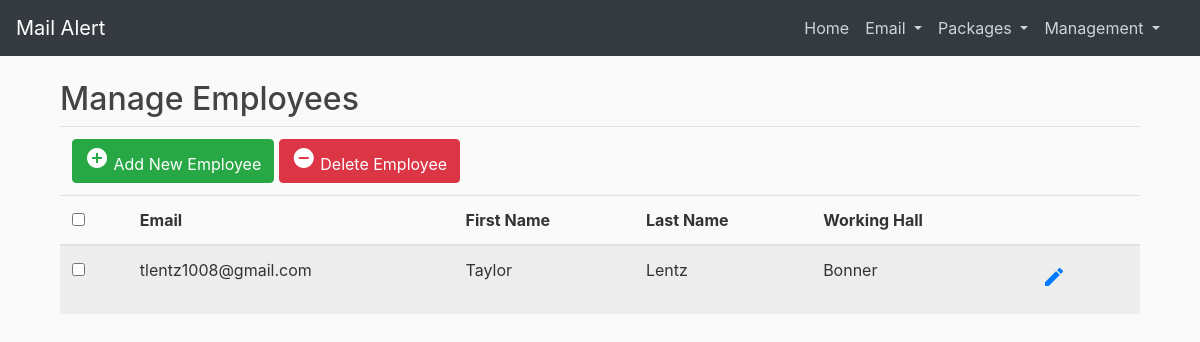
Page /management on the committed database.
### mailalert/models.py (models this page shows, shortened)
class Employee(db.Model, UserMixin):
    id = db.Column(db.Integer, primary_key=True)
    email = db.Column(db.String(120), unique=True, nullable=False)
    fname = db.Column(db.String(100), nullable=False)
    lname = db.Column(db.String(100), nullable=False)
    workinghall = db.Column(db.String(2), nullable=False)
    password = db.Column(db.String(60), nullable=False)

### mailalert/employees/routes.py (the view, shortened to what this page needs)
@employees.route("/management", methods=['GET', 'POST'])
def management():
    form = ManagementForm()
    employees = Employee.query.all()
    return render_template('management.html', title='Management', form=form, employees=employees)

### mailalert/employees/forms.py (shortened to what this page needs)
class ManagementForm(FlaskForm):
    email = StringField('Email ', validators=[DataRequired(), Email()])
    firstName = StringField('First Name', validators=[DataRequired()])
    lastName = StringField('Last Name', validators=[DataRequired()])
    hall = SelectField('Working Hall', choices=[('Dixon North', 'Dixon North'), ('Dixon South', 'Dixon South'), ('Village South', 'Village South'),
                                                ('University Place', 'University Place'), ('Bonner', 'Bonner'), ('Johnson', 'Johnson'),
                                                ('Schuylkill', 'Schuylkill'), ('Lehigh', 'Lehigh'), ('Beck', 'Beck'),
                                                ('Berks', 'Berks'), ('Deatrick', 'Deatrick'), ('Rothermel', 'Rothermel'), ('Honors', 'Honors')])
    submit = SubmitField('Submit')

### mailalert/templates/management.html (shortened to what this page needs)
{% extends "layout_with_navbar.html" %}
{%block content %}
<head>
</head>
<body>
	<div class="container">
		<form action="{{ url_for('employees.delete_employee') }}" method="POST">
			<div class="table-wrapper">
				<div class="table-title">
					<div class="row">
						<div class="col-sm-6">
							<h2>Manage Employees</h2>
						</div>
					</div>
				</div>
				<table class="table table-striped table-hover">
					<thead>
						<tr>
							<div class="btn-toolbar float-right">
								<td colspan="7">
									<a href="#addEmployeeModal" class="btn btn-success" data-toggle="modal"><i
											class="material-icons">&#xE147;</i> <span>Add New Employee</span></a>
									<a href="#deleteEmployeeModal" class="btn btn-danger" data-toggle="modal"><i
											class="material-icons">&#xE15C;</i> <span>Delete Employee</span></a>
								</td>
							</div>
						</tr>
						<tr>
							<th>
								<span class="custom-checkbox">
									<input type="checkbox" id="selectAll" />
								</span>
							</th>
							<th>Email</th>
							<th>First Name</th>
							<th>Last Name</th>
							<th>Working Hall</th>
							<th></th>
						</tr>
					</thead>
					{% for employee in employees %}
						<tr>
							<td><span class="custom-checkbox">
									<input type="checkbox" name="del_employees" value="{{ employee.id }}" />
								</span></td>
							<td>{{ employee.email }}</td>
							<td>{{ employee.fname }}</td>
							<td>{{ employee.lname }}</td>
							<td>{{ employee.workinghall }}</td>
							<td>
								<a href="#editEmployeeModal" align="center" class="btn edit" title="Edit" value="{{ employee.id }}" id="edit" data-toggle="modal">
									<i class="material-icons">&#xE254;</i>
								</a>
							</td>
						</tr>
					{% endfor %}
				</table>
			</div>
		</form>
	</div>
</body>
{% endblock %}

### mailalert/static/main.css (style rules this page uses)
body { background: #fafafa; color: #333333; margin-top: 5rem; }
h1, h2, h3, h4, h5, h6 { color: #444444; }

### rows in the picture
Employee: email "tlentz1008@gmail.com", fname "Taylor", lname "Lentz", workinghall "Bonner", {{ employee.id }} 1 (drawn)
